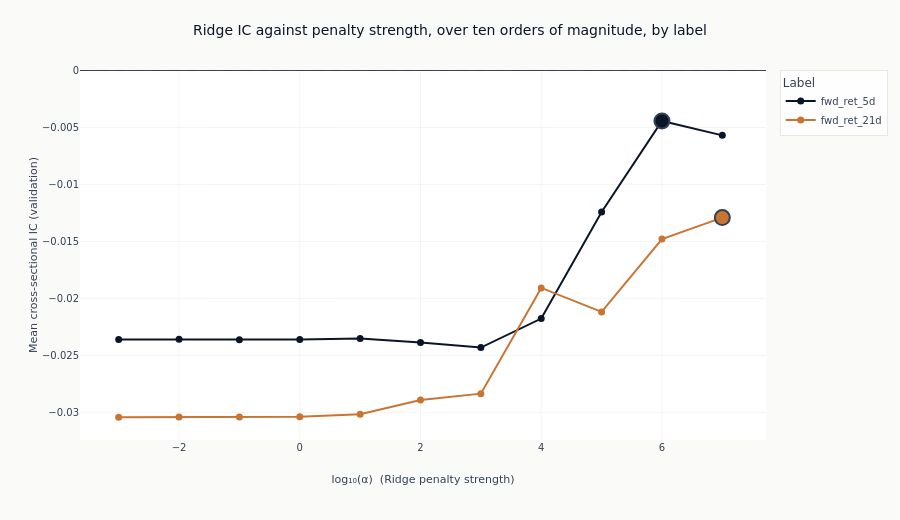

The notebook cell this image was saved under:
### Markdown cell above
### What shrinkage does on its own

The bar chart mixes three estimators. Tracing IC across the Ridge penalty alone isolates the
effect of shrinkage, with the estimator, the features and the folds all held fixed and only
`alpha` moving. The alpha is read from each configuration's declared parameters rather than
parsed out of its name, so the curve plots what was fitted.

One curve per label puts both horizons on one pair of axes, which is the comparison fitting
them together exists to make: whether the penalty that helps most is the same strength at each
horizon, and whether the curve has the same shape at all.

### Code cell
ridge = (
    catalog.filter(pl.col("model_class") == "Ridge")
    .with_columns(
        alpha=pl.col("params").str.extract(r"alpha=([0-9.eE+-]+)").cast(pl.Float64),
    )
    .drop_nulls("alpha")
    .sort("label", "alpha")
)
if ridge.height:
    ridge_labels = [label for label in panel_labels if label in set(ridge.get_column("label"))]
    curve_colors = [COLORS["blue"], COLORS["copper"], COLORS["amber"]]
    fig_alpha = go.Figure()
    peaks = {}
    for index, label in enumerate(ridge_labels):
        series = ridge.filter(pl.col("label") == label)
        log_alpha = np.log10(series.get_column("alpha").to_numpy())
        ridge_ic = series.get_column("ic_mean").to_numpy()
        peak = int(np.argmax(ridge_ic))
        peaks[label] = (float(log_alpha[peak]), float(ridge_ic[peak]))
        fig_alpha.add_trace(
            go.Scatter(
                x=log_alpha,
                y=ridge_ic,
                mode="lines+markers",
                name=label,
                line=dict(color=curve_colors[index % len(curve_colors)], width=2),
                marker=dict(size=7, color=curve_colors[index % len(curve_colors)]),
            )
        )
        fig_alpha.add_trace(
            go.Scatter(
                x=[log_alpha[peak]],
                y=[ridge_ic[peak]],
                mode="markers",
                marker=dict(
                    size=15,
                    color=curve_colors[index % len(curve_colors)],
                    line=dict(width=2, color=COLORS["neutral"]),
                ),
                showlegend=False,
                hoverinfo="skip",
            )
        )
    fig_alpha.add_hline(y=0, line_width=1, line_dash="dash", line_color=COLORS["neutral"])
    fig_alpha.update_layout(
        title="Ridge IC against penalty strength, over ten orders of magnitude, by label",
        height=520,
        width=900,
        margin=dict(t=70),
        legend=dict(title_text="Label"),
    )
    fig_alpha.update_xaxes(title_text="log₁₀(α)  (Ridge penalty strength)", zeroline=False)
    fig_alpha.update_yaxes(title_text="Mean cross-sectional IC (validation)")
    peak_text = ", ".join(
        f"{label} at 1e{int(round(peaks[label][0]))} (IC {peaks[label][1]:+.3f})"
        for label in ridge_labels
    )
    show_plotly_with_alt(
        fig_alpha,
        "Line chart of mean validation information coefficient against the base-ten logarithm of "
        "the Ridge penalty, one line per label, against a dashed zero line. Both lines sit below "
        "zero across the grid, flat at weak penalties and rising towards zero as the penalty "
        f"strengthens. The peak on each line is ringed: {peak_text}.",
    )
else:
    print(
        "No declared label declares Ridge configurations, so there is no penalty sweep to trace. "
        "Which estimators this section can show is decided by the menus at "
        "config/training/*.yaml."
    )

### Figure 1 — Plotly figure (JSON) as saved in the notebook; plotly's stock layout.template omitted (floating-point values rounded to 4 significant figures)
{"data": [{"line": {"color": "#0a1628", "width": 2}, "marker": {"color": "#0a1628", "size": 7}, "mode": "lines+markers", "name": "fwd_ret_5d", "type": "scatter", "x": [-3.0, -2.0, -1.0, 0.0, 1.0, 2.0, 3.0, 4.0, 5.0, 6.0, 7.0], "y": [-0.0236, -0.0236, -0.02363, -0.02361, -0.02352, -0.02389, -0.02432, -0.02177, -0.01242, -0.004425, -0.005692]}, {"hoverinfo": "skip", "marker": {"color": "#0a1628", "line": {"color": "#334155", "width": 2}, "size": 15}, "mode": "markers", "showlegend": false, "type": "scatter", "x": [6.0], "y": [-0.004425]}, {"line": {"color": "#C87533", "width": 2}, "marker": {"color": "#C87533", "size": 7}, "mode": "lines+markers", "name": "fwd_ret_21d", "type": "scatter", "x": [-3.0, -2.0, -1.0, 0.0, 1.0, 2.0, 3.0, 4.0, 5.0, 6.0, 7.0], "y": [-0.03042, -0.03042, -0.03042, -0.03039, -0.03018, -0.02892, -0.02837, -0.01908, -0.02119, -0.01479, -0.01291]}, {"hoverinfo": "skip", "marker": {"color": "#C87533", "line": {"color": "#334155", "width": 2}, "size": 15}, "mode": "markers", "showlegend": false, "type": "scatter", "x": [7.0], "y": [-0.01291]}], "layout": {"height": 520, "legend": {"title": {"text": "Label"}}, "margin": {"t": 70}, "shapes": [{"line": {"color": "#334155", "dash": "dash", "width": 1}, "type": "line", "x0": 0, "x1": 1, "xref": "x domain", "y0": 0, "y1": 0, "yref": "y"}], "title": {"text": "Ridge IC against penalty strength, over ten orders of magnitude, by label"}, "width": 900, "xaxis": {"title": {"text": "log₁₀(α)  (Ridge penalty strength)"}, "zeroline": false}, "yaxis": {"title": {"text": "Mean cross-sectional IC (validation)"}}}}
